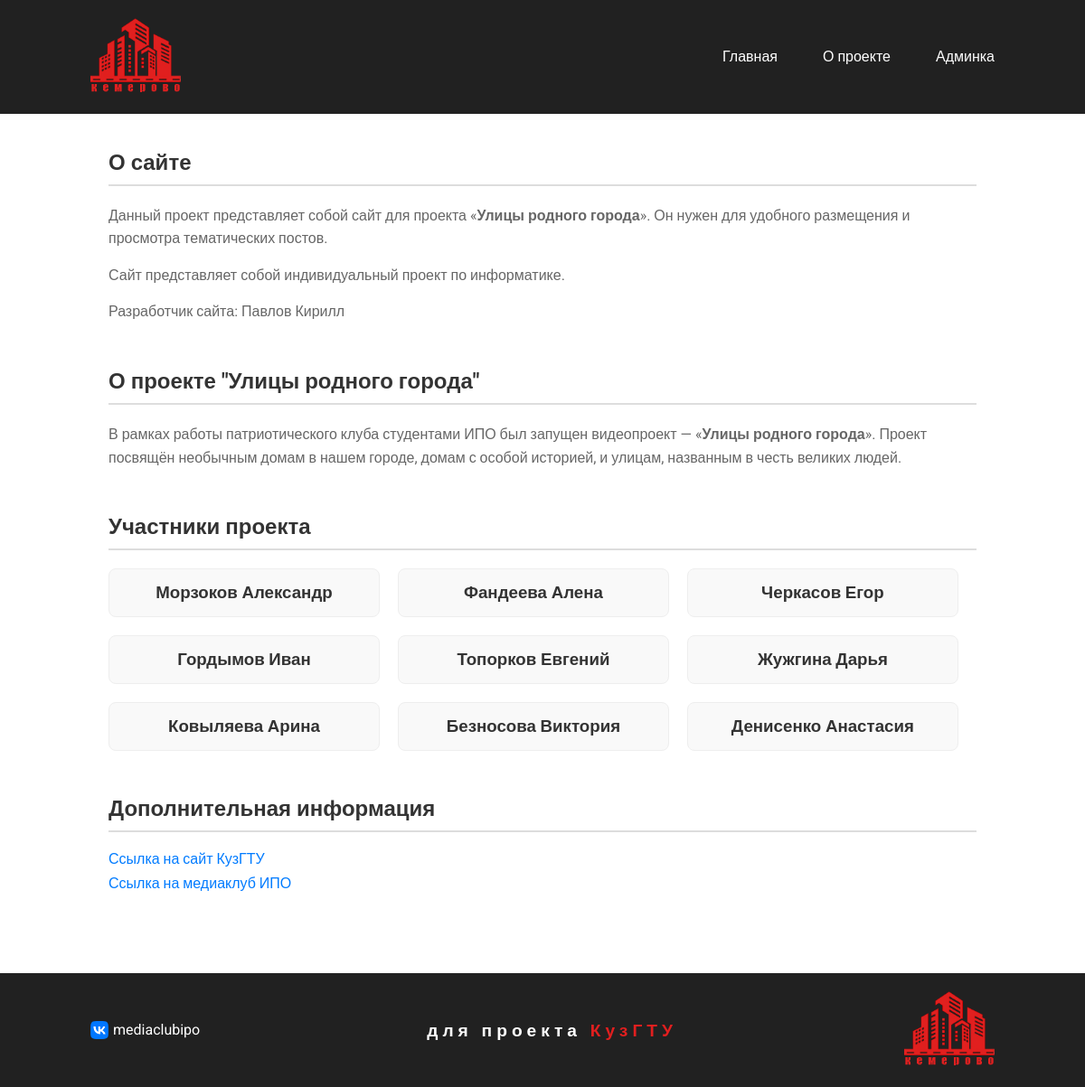
The page /about/ on the database its author committed.
### config/models.py (models this page shows, shortened)
class Participant(models.Model):
	first_name = models.CharField(verbose_name='Имя', max_length=255, default='')
	last_name = models.CharField(verbose_name='Фамилия', max_length=255, default='')
	class Meta:
		verbose_name = 'Участник проекта'
		verbose_name_plural = 'Участники проекта'

### streets/views.py (the view)
# urls.py: path('about/', views.about, name='about')
def about(request):
	participants = Participant.objects.all()
	return render(request, 'about.html', {**default_context, 'participants': participants})

### streets/templates/about.html (shortened to what this page needs)
{% extends 'base.html' %}
{% load static %}
{% block head %}
<link rel="stylesheet" href="{% static 'css/about.css' %}">
<link rel="stylesheet" href="{% static 'css/adaptive_about.css' %}">
{% endblock %}
{% block content %}
<div class="container about-container">
	<section class="about-site">
		<h2>О сайте</h2>
		<p>
			Данный проект представляет собой сайт для проекта «<b>{{ project_name }}</b>». Он нужен для удобного размещения и просмотра тематических постов.
		</p>
		<p>
			Сайт представляет собой индивидуальный проект по информатике.
		</p>
		<p>
			Разработчик сайта: Павлов Кирилл
		</p>
	</section>
	<section class="about-project">
		<h2>О проекте "{{ project_name }}"</h2>
		<p>
			{{project_text|safe}}
		</p>
	</section>
	<section class="about-participants">
		<h2>Участники проекта</h2>
		<div class="participant-list">
			{% for participant in participants %}
				<div class="participant-card">
					<h3>{{participant.last_name}} {{ participant.first_name }}</h3>
				</div>
			{% endfor %}
			</div>
	</section>
	<section class="about-additional">
		<h2>Дополнительная информация</h2>
		<ul>
			<li><a href="https://kuzstu.ru/">Ссылка на сайт КузГТУ</a></li>
			<li><a href="https://vk.com/mediaclubipo">Ссылка на медиаклуб ИПО</a></li>
		</ul>
	</section>
</div>
{% endblock %}

### streets/static/css/base.css (style rules this page uses)
:root { --dark-gray: #212121; --dark-gray-text: #333; --hover-link-color: rgba(255,255,255,0.5); --gray: #666; --title: #323232; --logo: #e11f1f; --seashell: #F0F0F0; }
* { margin: 0; padding: 0; box-sizing: border-box; }
html { height: 100%; }
body { height: 100%; font-family: "Roboto", sans-serif; font-size: 1em; color: var(--dark-gray-text); }
a { text-decoration: none; color: var(--dark-gray); }
p { color: var(--gray); }
a { -webkit-tap-highlight-color: transparent; outline: none; }
.container { max-width: 1000px; width: 100%; height: 100%; margin: 0 auto; }

### streets/static/css/about.css (style rules this page uses)
section { margin-bottom: 50px; }
.about-container { max-width: 960px; margin: 0 auto; }
h2 { font-size: 24px; margin-bottom: 20px; color: var(--dark-gray-text); border-bottom: 2px solid #ddd; padding-bottom: 10px; }
p { line-height: 1.6; margin-bottom: 15px; color: var(--gray); }
.about-participants .participant-list { display: flex; flex-wrap: wrap; gap: 20px; margin-bottom: 30px; }
.about-participants .participant-card { background-color: #f9f9f9; border: 1px solid #eee; padding: 15px; border-radius: 8px; text-align: center; width: calc(33.33% - 20px); box-sizing: border-box; }
.about-additional a { text-decoration: none; color: #007bff; }
.about-additional ul { list-style: none; padding-left: 0; }
.about-additional li { margin-bottom: 8px; }

### rows shown on the page
Participant: last_name "Морзоков", first_name "Александр"
Participant: last_name "Фандеева", first_name "Алена"
Participant: last_name "Черкасов", first_name "Егор"
Participant: last_name "Гордымов", first_name "Иван"
Participant: last_name "Топорков", first_name "Евгений"
Participant: last_name "Жужгина", first_name "Дарья"
Participant: last_name "Ковыляева", first_name "Арина"
Participant: last_name "Безносова", first_name "Виктория"
Participant: last_name "Денисенко", first_name "Анастасия"

### other values the page prints
{{ project_name }} "Улицы родного города"
